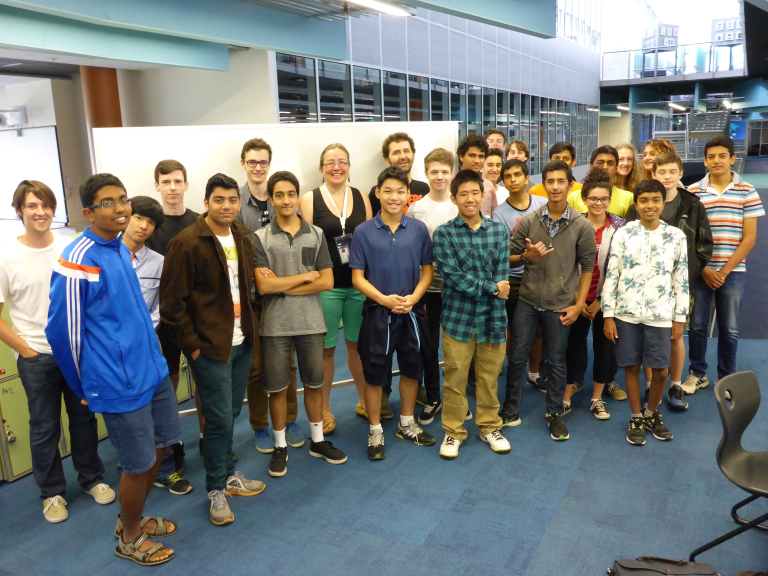
#> input picture people.jpg, 2304 x 1728 px (shown at 1/3 size)
$ python facecrop.py
#> lines starting #> are read from the running program, lines starting #| are printed output that depends on the picture
import cv2

def facecrop(image):
#> called with image = 'people.jpg'
    facedata = "haarcascade.xml"
    cascade = cv2.CascadeClassifier(facedata)

    img = cv2.imread(image)
#> img is the input picture: shape (1728, 2304, 3); mean B, G, R 119.3, 121.4, 117.4

    minisize = (img.shape[1], img.shape[0])
#> minisize = (2304, 1728)
    miniframe = cv2.resize(img, minisize)

    faces = cascade.detectMultiScale(miniframe)
#> faces = 36 rows, first 6: [692, 987, 47, 47], [837, 1035, 51, 51], [818, 1189, 50, 50], [1459, 401, 54, 54], [1516, 434, 61, 61], [1843, 453, 67, 67]

    i = 0
    for f in faces:
        i += 1
        x, y, w, h = [v for v in f]
        #cv2.rectangle(img, (x-9,y-9), (x+w+8,y+h+8), (255,255,255))

        subface = img[max(y-8,0):y+h+8, max(x-8,0):x+w+8]
        face_file_name = "Database/face_" + str(i) + ".jpg"
        cv2.imwrite(face_file_name, subface)
#> this loop made 36 passes
#> (x, y, w, h, face_file_name) on passes 1 to 12: (692, 987, 47, 47, 'Database/face_1.jpg'), (837, 1035, 51, 51, 'Database/face_2.jpg'), (818, 1189, 50, 50, 'Database/face_3.jpg'), (1459, 401, 54, 54, 'Database/face_4.jpg'), (1516, 434, 61, 61, 'Database/face_5.jpg'), (1843, 453, 67, 67, 'Database/face_6.jpg'), (1447, 469, 70, 70, 'Database/face_7.jpg'), (1910, 437, 68, 68, 'Database/face_8.jpg'), (1390, 441, 73, 73, 'Database/face_9.jpg'), (1500, 497, 78, 78, 'Database/face_10.jpg'), (1752, 567, 80, 80, 'Database/face_11.jpg'), (2025, 105, 77, 77, 'Database/face_12.jpg')
#> pass 1, in facecrop, `subface = img[max(y-8,0):y+h+8, max(x-8,0):x+w+8]`:
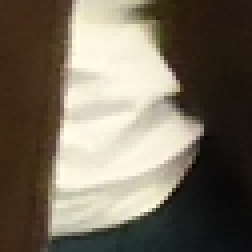
#> subface: shape (63, 63, 3) (shown 4 times larger); mean B, G, R 94.3, 109.3, 118.3
#> pass 2, in facecrop, `subface = img[max(y-8,0):y+h+8, max(x-8,0):x+w+8]`:
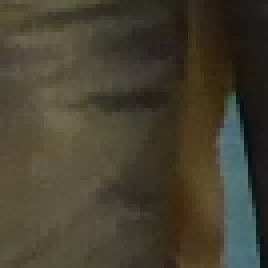
#> subface: shape (67, 67, 3) (shown 4 times larger); mean B, G, R 48.8, 64.2, 69.4
#> pass 3, in facecrop, `subface = img[max(y-8,0):y+h+8, max(x-8,0):x+w+8]`:
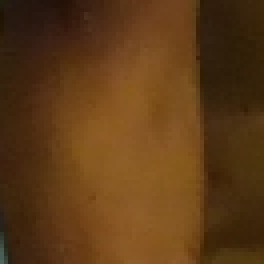
#> subface: shape (66, 66, 3) (shown 4 times larger); mean B, G, R 22.7, 58.3, 93.3
#> after the loop, i = 36

    cv2.imshow(image, img)

    return

if __name__ == '__main__':
    facecrop('people.jpg')

    while(True):
        key = cv2.waitKey(20)
#> (key Q is pressed here)
        if key in [27, ord('Q'), ord('q')]:
            break
